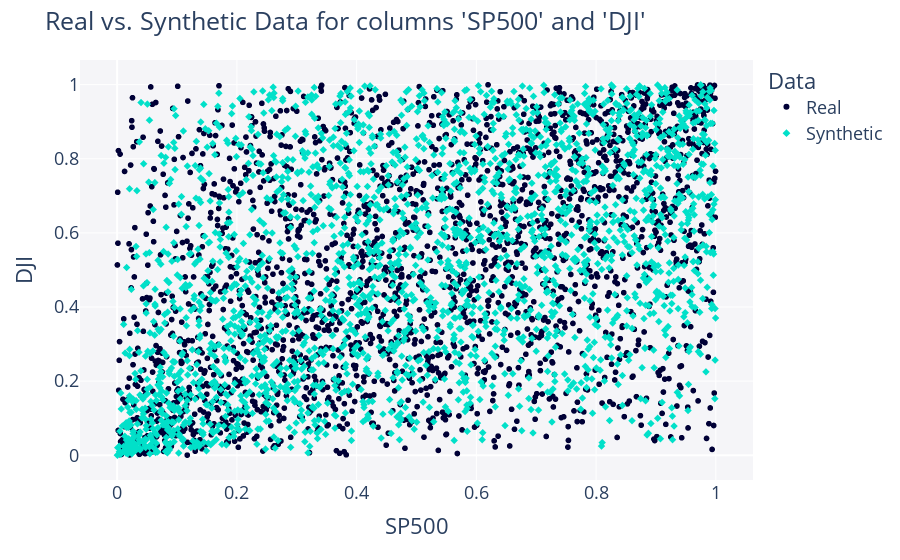

Source (notebook cell):
### Code cell
from copulas.visualization import compare_2d
compare_2d(df2, samples)

### Figure 1 — Plotly figure (JSON) as saved in the notebook; plotly's stock layout.template omitted (floating-point values rounded to 4 significant figures; data arrays with more than 128 entries replaced by an {"elided": "..."} marker saying what was removed)
{"data": [{"hovertemplate": "Data=Real<br>SP500=%{x}<br>DJI=%{y}<extra></extra>", "legendgroup": "Real", "marker": {"color": "#000036", "symbol": "circle"}, "mode": "markers", "name": "Real", "showlegend": true, "type": "scattergl", "x": {"elided": "2262 float values"}, "xaxis": "x", "y": {"elided": "2262 float values"}, "yaxis": "y"}, {"hovertemplate": "Data=Synthetic<br>SP500=%{x}<br>DJI=%{y}<extra></extra>", "legendgroup": "Synthetic", "marker": {"color": "#01E0C9", "symbol": "diamond"}, "mode": "markers", "name": "Synthetic", "showlegend": true, "type": "scattergl", "x": {"elided": "2262 float values"}, "xaxis": "x", "y": {"elided": "2262 float values"}, "yaxis": "y"}], "layout": {"font": {"size": 18}, "legend": {"title": {"text": "Data"}, "tracegroupgap": 0}, "margin": {"t": 60}, "plot_bgcolor": "#F5F5F8", "showlegend": true, "title": {"text": "Real vs. Synthetic Data for columns 'SP500' and 'DJI'"}, "xaxis": {"anchor": "y", "domain": [0, 1], "title": {"text": "SP500"}}, "yaxis": {"anchor": "x", "domain": [0, 1], "title": {"text": "DJI"}}}}
